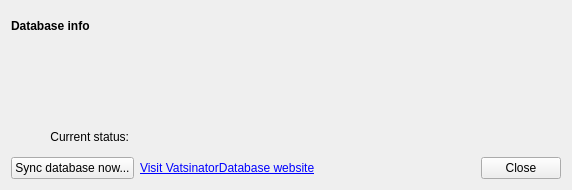
<?xml version="1.0" encoding="UTF-8"?>
<ui version="4.0">
 <class>DatabaseWindow</class>
 <widget class="QWidget" name="DatabaseWindow">
  <property name="geometry">
   <rect>
    <x>0</x>
    <y>0</y>
    <width>572</width>
    <height>190</height>
   </rect>
  </property>
  <property name="windowTitle">
   <string>Vatsinator Database</string>
  </property>
  <layout class="QGridLayout" name="gridLayout" columnstretch="0,1,0">
   <item row="2" column="0">
    <spacer name="verticalSpacer">
     <property name="orientation">
      <enum>Qt::Vertical</enum>
     </property>
     <property name="sizeType">
      <enum>QSizePolicy::Maximum</enum>
     </property>
     <property name="sizeHint" stdset="0">
      <size>
       <width>20</width>
       <height>40</height>
      </size>
     </property>
    </spacer>
   </item>
   <item row="4" column="0">
    <widget class="QPushButton" name="SyncDatabaseButton">
     <property name="text">
      <string>Sync database now...</string>
     </property>
    </widget>
   </item>
   <item row="4" column="2">
    <widget class="QDialogButtonBox" name="CloseButtonBox">
     <property name="standardButtons">
      <set>QDialogButtonBox::Close</set>
     </property>
    </widget>
   </item>
   <item row="0" column="0" colspan="3">
    <widget class="QLabel" name="label_7">
     <property name="font">
      <font>
       <weight>75</weight>
       <bold>true</bold>
      </font>
     </property>
     <property name="text">
      <string>Database info</string>
     </property>
    </widget>
   </item>
   <item row="4" column="1">
    <widget class="QLabel" name="VisitWebsiteLabel">
     <property name="text">
      <string>&lt;a href=&quot;http://database.vatsinator.eu.org/&quot;&gt;Visit VatsinatorDatabase website&lt;/a&gt;</string>
     </property>
     <property name="openExternalLinks">
      <bool>true</bool>
     </property>
    </widget>
   </item>
   <item row="3" column="0">
    <widget class="QLabel" name="label">
     <property name="text">
      <string extracomment="It's about the database sync status - can be out-of-date, updated or synchronizing">Current status:</string>
     </property>
     <property name="alignment">
      <set>Qt::AlignRight|Qt::AlignTrailing|Qt::AlignVCenter</set>
     </property>
     <property name="indent">
      <number>5</number>
     </property>
    </widget>
   </item>
   <item row="3" column="1">
    <widget class="QLabel" name="StatusLabel"/>
   </item>
   <item row="1" column="0" colspan="3">
    <widget class="QLabel" name="DatabaseInfoLabel">
     <property name="text">
      <string/>
     </property>
    </widget>
   </item>
  </layout>
 </widget>
 <resources/>
 <connections>
  <connection>
   <sender>CloseButtonBox</sender>
   <signal>clicked(QAbstractButton*)</signal>
   <receiver>DatabaseWindow</receiver>
   <slot>close()</slot>
   <hints>
    <hint type="sourcelabel">
     <x>296</x>
     <y>372</y>
    </hint>
    <hint type="destinationlabel">
     <x>248</x>
     <y>194</y>
    </hint>
   </hints>
  </connection>
 </connections>
</ui>
